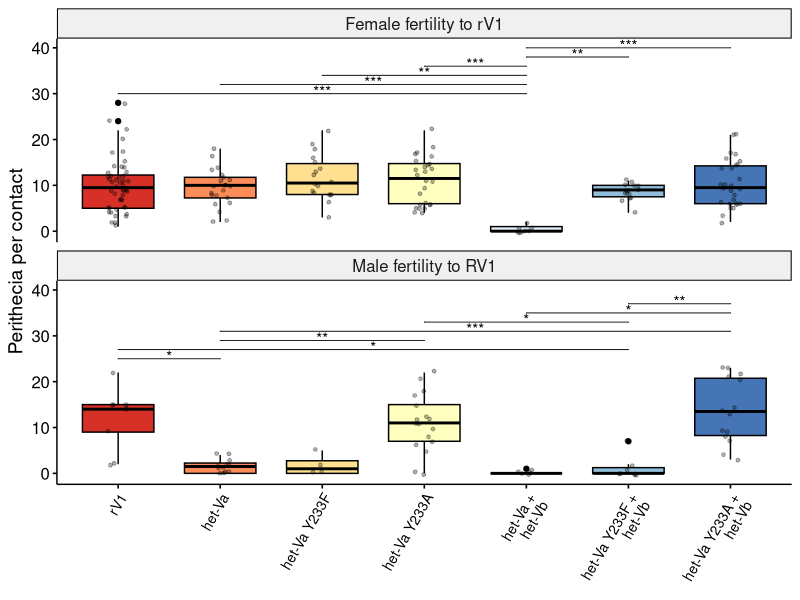
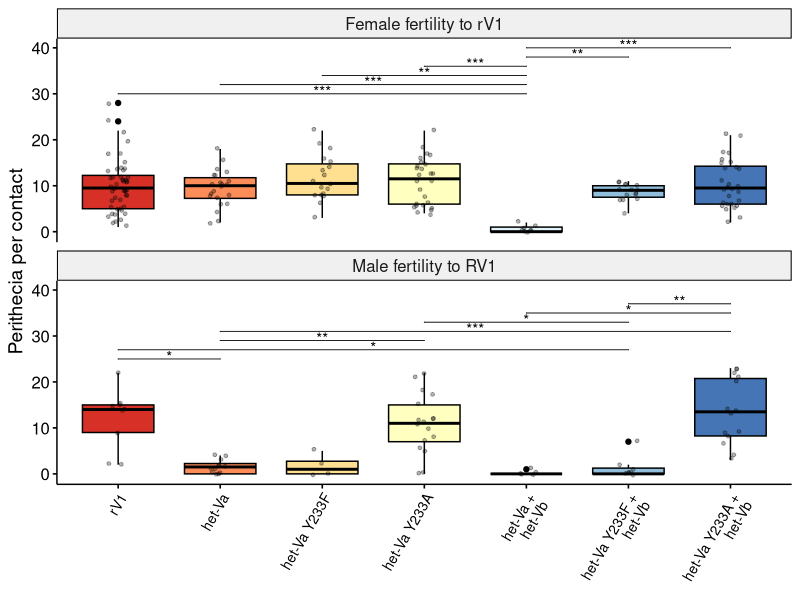

Reproduce these figures in R, in order.
#!/usr/bin/env Rscript

### PaMutantsFertility: Effects of mutants of Pa_5_12720 on fertility
#############################################################################
# Part of the Snakemake pipeline DiversityStats.smk
# =======================================
# Sandra Lorena Ament Velasquez
# Johannesson Lab, Evolutionary Biology Center, Uppsala University, Sweden
# 2021-12-12
# Version 1
# =======================================
library(dplyr, warn.conflicts = FALSE)
library(ggplot2, quietly = TRUE)
library(cowplot)
library(rstatix)
library(ggpubr)

# ============================
# Reading the data
# ============================
fertilitydata <- read.csv("../data/Mutants_fertility_data.csv", header = TRUE, na.strings = "NA", sep=",") # Replace the path, as the relative paths won't work

# ============================
# Are they significantly different?
# ============================
# https://statsandr.com/blog/anova-in-r/
# The data might not be normally distributed, we don't have large sample sizes, 
# and the groups have different variances.
# library("car")
# leveneTest(Perithecia ~ Focal_strain, data = fertilitydata %>% filter(Condition == "Male_fertility_to_V1R"))

# res_aov <- aov(Perithecia ~ Focal_strain,
#                data = fertilitydata %>% filter(Condition == "Female_fertility_to_V1r"))
# hist(res_aov$residuals)
# library(car)
# car::qqPlot(res_aov$residuals, id = FALSE) # id = FALSE to remove point identification
# shapiro.test(res_aov$residuals)
# we reject the hypothesis that residuals follow a normal distribution (p-value = 0.002228).

# So I'll use a non-parametric test

## --- Female fertility ---
datafemale <- fertilitydata %>% filter(Condition == "Female_fertility_to_V1r")
k1 <- kruskal.test(Perithecia ~ Focal_strain, data = datafemale)
# Kruskal-Wallis chi-squared = 26.383, df = 6, p-value = 0.0001888
# we reject the hypothesis that all means are equal

pairwise.wilcox.test(datafemale$Perithecia, datafemale$Focal_strain, p.adjust.method = 'bonferroni')
# pairwise.wilcox.test(datafemale$Perithecia, datafemale$Focal_strain, p.adjust.method = 'BH') # similar results

# Same as
rstatix::pairwise_wilcox_test(datafemale, Perithecia ~ Focal_strain, p.adjust.method = "bonferroni")

## --- Male fertility ---
datamale <- fertilitydata %>% filter(Condition == "Male_fertility_to_V1R")
k2 <- kruskal.test(Perithecia ~ Focal_strain, data = datamale)
# Kruskal-Wallis chi-squared = 40.862, df = 6, p-value = 3.083e-07
# we reject the hypothesis that all means are equal

pairwise.wilcox.test(datamale$Perithecia, datamale$Focal_strain, p.adjust.method = 'bonferroni')
# pairwise.wilcox.test(datafemale$Perithecia, datafemale$Focal_strain, p.adjust.method = 'BH') # similar results

# ============================
# Plot
# ============================
## Reorder the levels
# VERY important to reorder because the assignments of add_xy_position() follows 
# the native order of levels for Focal_strain of R/ggplot, but ggboxplot follows 
# the order of the original database, so the labels of stats get assigned wrong!
fertilitydata$Focal_strain <- factor(fertilitydata$Focal_strain, 
                                     levels = c("V1r", "Pa_5_12720", "Pa_5_12720 Y233F", "Pa_5_12720 Y233A", "Pa_5_12720+Pa_5_12710", "Pa_5_12720 Y233F+Pa_5_12710","Pa_5_12720 Y233A+Pa_5_12710"))

# Change name of treatments to have white spaces
# We tend to write Vr, V1r, etc, but in the paper we put her-r before het-v...
fertilitydata$Condition <- as.factor(fertilitydata$Condition)
fertilitydata$Condition<- recode_factor(fertilitydata$Condition, Female_fertility_to_V1r = "Female fertility to rV1", Male_fertility_to_V1R = "Male fertility to RV1")

# Calculate the stats
stat.test <- fertilitydata %>%
  group_by(Condition) %>%
  pairwise_wilcox_test(Perithecia ~ Focal_strain, p.adjust.method = "bonferroni")

# Add adjusted p-values
stat.test <- stat.test %>% add_xy_position(x = "Focal_strain")

# Correct coordinates after removing the not significant comparisons
# Otherwise a lot of white space is left
stat.test2 <- stat.test %>% filter(p.adj.signif != "ns")

stat.test.f <- stat.test2 %>% filter(Condition == "Female fertility to rV1")
maxcoord <- max(datafemale$Perithecia)
stat.test.f$y.position <- maxcoord + seq(1, nrow(stat.test.f), 1 )*2

stat.test.m <- stat.test2 %>% filter(Condition == "Male fertility to RV1")
maxcoord <- max(datamale$Perithecia)
stat.test.m$y.position <- maxcoord + seq(1, nrow(stat.test.m), 1 )*2

stat.test2 <- rbind(stat.test.f, stat.test.m)

## Plot with ggpubr
# https://www.datanovia.com/en/blog/ggpubr-how-to-add-adjusted-p-values-to-a-multi-panel-ggplot/
ggboxplot(fertilitydata, x = "Focal_strain", y = "Perithecia", 
  fill = "Focal_strain") +
  geom_jitter(alpha = 0.3, size = 1, width = 0.1) +
  xlab(NULL) +
  ylab("Perithecia per contact") +
  facet_wrap(Condition ~ ., ncol = 1, strip.position="top") +
  rotate_x_text(angle = 60) +
  theme(strip.background = element_rect(fill="gray94"),
        axis.text.x = element_text(size=10), #angle = 60, hjust=1, 
        strip.text.x = element_text(size = 12),
        axis.title.y=element_text(size=14),
        legend.position = "none") +
  scale_fill_brewer(palette="RdYlBu") +
  # scale_x_discrete(labels= c("rV1", "Pa_5_12720", "Pa_5_12720 Y233F", "Pa_5_12720 Y233A", "Pa_5_12720 +\nPa_5_12710", "Pa_5_12720 Y233F +\nPa_5_12710","Pa_5_12720 Y233A +\nPa_5_12710")) +
  scale_x_discrete(labels= c("rV1", "het-Va", "het-Va Y233F", "het-Va Y233A", "het-Va +\nhet-Vb", "het-Va Y233F +\nhet-Vb","het-Va Y233A +\nhet-Vb")) +
  stat_pvalue_manual(stat.test2, label = "p.adj.signif", hide.ns = TRUE, tip.length = 0) 

ggsave("../results/FigS11b_fertility.png", width = 3.3, height = 6.5) # Replace the path, as the relative paths won't work
